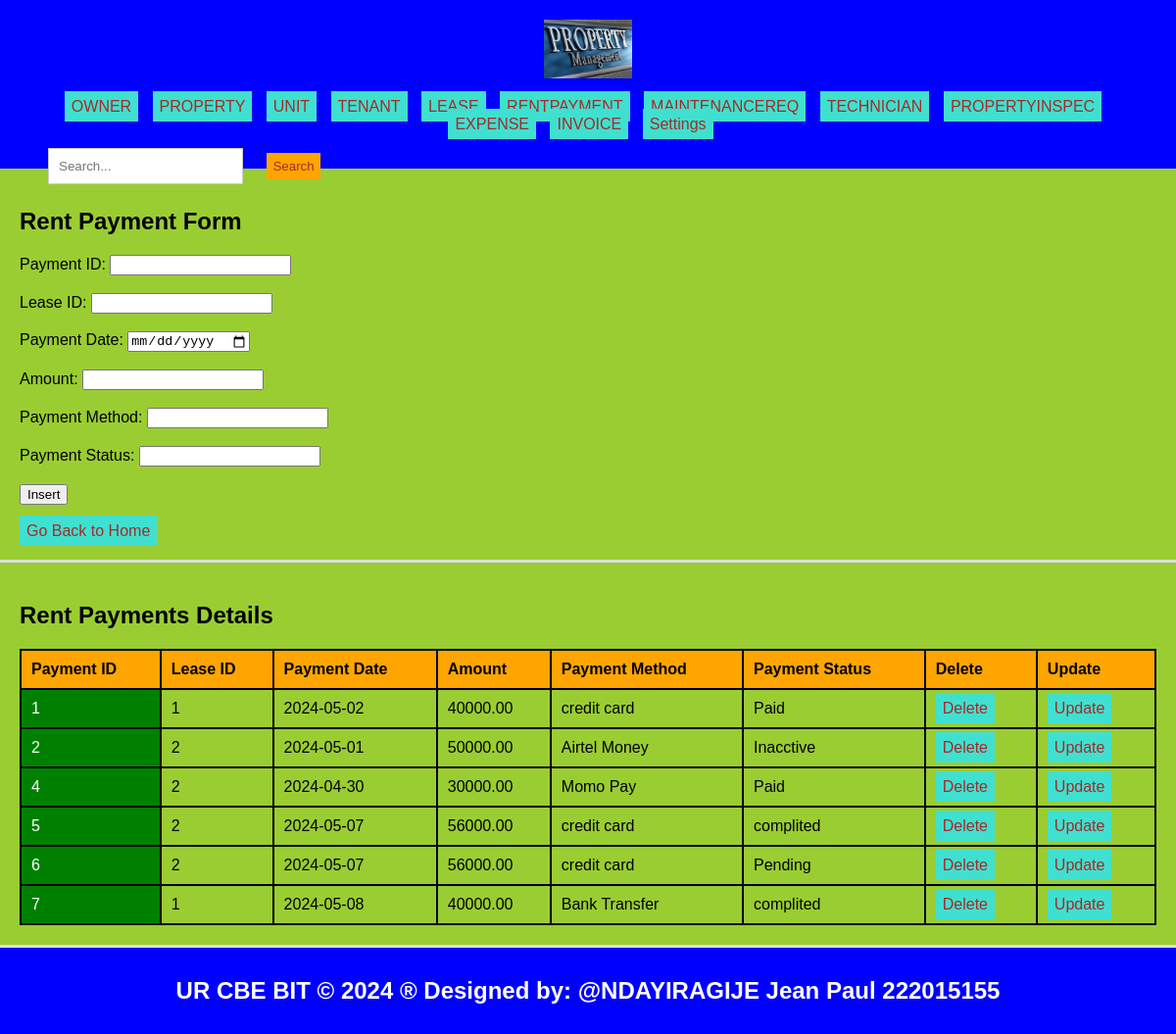
Page /rentpayment.php on the committed database.
### tables this page shows
CREATE TABLE `rentpayments` (
  `Payment_id` int(11) NOT NULL,
  `Lease_id` int(11) DEFAULT NULL,
  `Payment_date` date DEFAULT NULL,
  `Amount` decimal(10,2) DEFAULT NULL,
  `Payment_method` varchar(20) DEFAULT NULL,
  `Payment_status` varchar(20) DEFAULT NULL
);

### rentpayment.php (the view, shortened to what this page needs)
<!DOCTYPE html>
<html lang="en">
<head>
  <link rel="stylesheet" type="text/css" href="style.css">
</head>
<body style="background-color: yellowgreen;">
  <header>
    <div>
      <img src="./Images/a.jpg" width="90" height="60" alt="Logo">
    </div>
    <ul class="navbar">
      <ul class="navbar">
    <li style="display: inline; margin-right: 5px;"><a href="./owner.php">OWNER</a></li>
    <li style="display: inline; margin-right: 5px;"><a href="./property.php">PROPERTY</a></li>
    <li style="display: inline; margin-right: 5px;"><a href="./unit.php">UNIT</a></li>
      <li style="display: inline; margin-right: 5px;"><a href="./tenant.php">TENANT</a></li>
        <li style="display: inline; margin-right: 5px;"><a href="./lease.php">LEASE</a></li>
     <li style="display: inline; margin-right: 5px;"><a href="./rentpayment.php">RENTPAYMENT</a></li>
      <li style="display: inline; margin-right: 5px;"><a href="./MaintenanceReq.php">MAINTENANCEREQ</a></li>
      <li style="display: inline; margin-right: 5px;"><a href="./technician.php">TECHNICIAN</a>
      </li>
      <li style="display: inline; margin-right: 5px;"><a href="./propertyinspec.php">PROPERTYINSPEC</a></li>
      <li style="display: inline; margin-right: 5px;"><a href="./Expense.php">EXPENSE</a></li>
        <li style="display: inline; margin-right: 5px;"><a href="./invoice.php">INVOICE</a>
        <li class="dropdown">
        <a href="#">Settings</a>
      </li>
    </ul>
    <div class="search-form" style="text-align: right; padding: 10px;">
      <form role="search" action="search.php">
        <input class="form-control" type="search" placeholder="Search..." aria-label="Search" name="query">
        <button class="btn" type="submit">Search</button>
      </form>
    </div>
  </header>
  <section>
    <h1>Rent Payment Form</h1>
    <form method="post" onsubmit="return confirmInsert();">
      <label for="payment_id">Payment ID:</label>
      <input type="number" id="payment_id" name="payment_id" required><br><br>
      <label for="lease_id">Lease ID:</label>
      <input type="number" id="lease_id" name="lease_id" required><br><br>
      <label for="payment_date">Payment Date:</label>
      <input type="date" id="payment_date" name="payment_date" required><br><br>
      <label for="amount">Amount:</label>
      <input type="number" id="amount" name="amount" required><br><br>
      <label for="payment_method">Payment Method:</label>
      <input type="text" id="payment_method" name="payment_method" required><br><br>
      <label for="payment_status">Payment Status:</label>
      <input type="text" id="payment_status" name="payment_status" required><br><br>
      <input type="submit" name="add" value="Insert"><br><br>
      <a href="./home.html">Go Back to Home</a>
    </form>
  </section>
  <?php
  include('database_connection.php');
  ?>
  <section>
    <h2>Rent Payments Details</h2>
    <table>
      <tr>
        <th>Payment ID</th>
        <th>Lease ID</th>
        <th>Payment Date</th>
        <th>Amount</th>
        <th>Payment Method</th>
        <th>Payment Status</th>
        <th>Delete</th>
        <th>Update</th>
      </tr>
      <?php
      $sql = "SELECT * FROM rentpayments";
      $result = $connection->query($sql);
      if ($result->num_rows > 0) {
          while ($row = $result->fetch_assoc()) {
              echo "<tr>
                    <td>{$row['Payment_id']}</td>
                    <td>{$row['Lease_id']}</td>
                    <td>{$row['Payment_date']}</td>
                    <td>{$row['Amount']}</td>
                    <td>{$row['Payment_method']}</td>
                    <td>{$row['Payment_status']}</td>
                    <td><a href='delete_rentpayment.php?payment_id={$row['Payment_id']}'>Delete</a></td>
                    <td><a href='update_rentpayment.php?payment_id={$row['Payment_id']}'>Update</a></td>
                   </tr>";
          }
      } else {
          echo "<tr><td colspan='8'>No data found</td></tr>";
      }
      ?>
    </table>
  </section>
  <footer>
    <h2>UR CBE BIT &copy; 2024 &reg; Designed by: @NDAYIRAGIJE Jean Paul 222015155</h2>
  </footer>
</body>
</html>

### style.css (style rules this page uses)
body { font-family: Arial, sans-serif; margin: 0; padding: 0; }
.search-form { float: left; padding: 20px; }
.form-control { padding: 18px; margin-left: 19px; border: 1px solid #ccc; }
.btn { padding: 6px; background-color: orange; color: brown; border: none; }
.dropdown { position: relative; display: inline; margin-right: 10px; }
body { font-family: Arial,sans-serif; margin:0; padding:0; }
header { background-color:blue; padding: 20px; }
.dropdown { position: right; display:right; direction:rtl; }
section { padding:28px; border-bottom: 1px solid #ddd; }
footer { text-align: center; padding: 15px; background-color:blue; }

### rentpayment.php (style rules this page uses)
a { padding: 7px; color: white; background-color: turquoise; text-decoration: none; margin-right: 5px; }
a:link { color: brown; }
button.btn { margin-left: 20px; margin-top: 10px; }
input.form-control { padding: 10px; }
table { width: 100%; border-collapse: collapse; }
th, td { border: 2px solid black; padding: 10px; text-align: left; }
th { background-color: orange; }
td:first-child { background-color:green; color: white; }
section { padding: 20px; border-bottom: 3px solid #ddd; }
header { text-align: center; padding: 20px; background-color: blue; color: white; }
footer { text-align: center; padding: 10px; background-color: blue; color: white; }
.navbar { list-style-type: none; padding: 0; text-align: center; }
.navbar li { display: inline-block; margin-right: 10px; }
.dropdown { position: relative; display: inline-block; }

### rows in the picture
rentpayments: Payment_id "1", Lease "1", Payment_date "2024-05-02", Amount "40000.00", Payment_method "credit card", Payment_status "Paid"
rentpayments: Payment_id "2", Lease "2", Payment_date "2024-05-01", Amount "50000.00", Payment_method "Airtel Money", Payment_status "Inacctive"
rentpayments: Payment_id "4", Lease "2", Payment_date "2024-04-30", Amount "30000.00", Payment_method "Momo Pay", Payment_status "Paid"
rentpayments: Payment_id "5", Lease "2", Payment_date "2024-05-07", Amount "56000.00", Payment_method "credit card", Payment_status "complited"
rentpayments: Payment_id "6", Lease "2", Payment_date "2024-05-07", Amount "56000.00", Payment_method "credit card", Payment_status "Pending"
rentpayments: Payment_id "7", Lease "1", Payment_date "2024-05-08", Amount "40000.00", Payment_method "Bank Transfer", Payment_status "complited"
